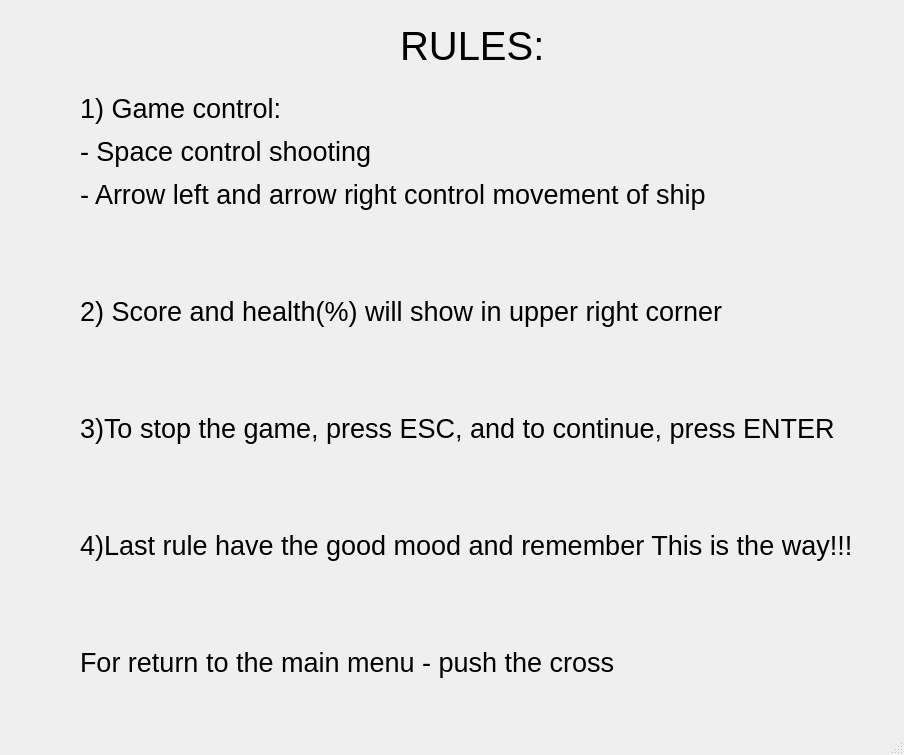
<?xml version="1.0" encoding="UTF-8"?>
<ui version="4.0">
 <class>MainWindow</class>
 <widget class="QMainWindow" name="MainWindow">
  <property name="geometry">
   <rect>
    <x>0</x>
    <y>0</y>
    <width>904</width>
    <height>755</height>
   </rect>
  </property>
  <property name="windowTitle">
   <string>MainWindow</string>
  </property>
  <widget class="QWidget" name="centralwidget">
   <widget class="QLabel" name="label">
    <property name="geometry">
     <rect>
      <x>400</x>
      <y>0</y>
      <width>161</width>
      <height>91</height>
     </rect>
    </property>
    <property name="font">
     <font>
      <pointsize>30</pointsize>
     </font>
    </property>
    <property name="text">
     <string>RULES:</string>
    </property>
   </widget>
   <widget class="QLabel" name="label_2">
    <property name="geometry">
     <rect>
      <x>80</x>
      <y>70</y>
      <width>781</width>
      <height>631</height>
     </rect>
    </property>
    <property name="font">
     <font>
      <pointsize>20</pointsize>
     </font>
    </property>
    <property name="text">
     <string>&lt;html&gt;&lt;head/&gt;&lt;body&gt;&lt;p&gt;1) Game control:&lt;/p&gt;&lt;p&gt;- Space control shooting&lt;/p&gt;&lt;p&gt;- Arrow left and arrow right control movement of ship &lt;/p&gt;&lt;p&gt;&lt;br/&gt;&lt;/p&gt;&lt;p&gt;2) Score and health(%) will show in upper right corner&lt;/p&gt;&lt;p&gt;&lt;br/&gt;&lt;/p&gt;&lt;p&gt;3)To stop the game, press ESC, and to continue, press ENTER&lt;/p&gt;&lt;p&gt;&lt;br/&gt;&lt;/p&gt;&lt;p&gt;4)Last rule have the good mood and remember This is the way!!!&lt;/p&gt;&lt;p&gt;&lt;br/&gt;&lt;/p&gt;&lt;p&gt;For return to the main menu - push the cross&lt;/p&gt;&lt;/body&gt;&lt;/html&gt;</string>
    </property>
   </widget>
  </widget>
  <widget class="QMenuBar" name="menubar">
   <property name="geometry">
    <rect>
     <x>0</x>
     <y>0</y>
     <width>904</width>
     <height>21</height>
    </rect>
   </property>
  </widget>
  <widget class="QStatusBar" name="statusbar"/>
 </widget>
 <resources/>
 <connections/>
</ui>
